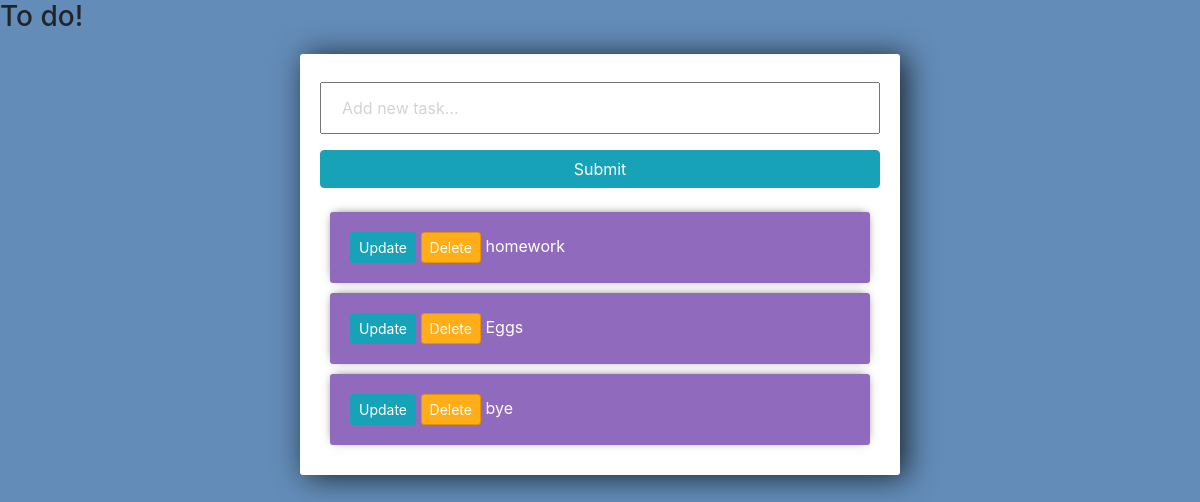
Before: / with the older database file.
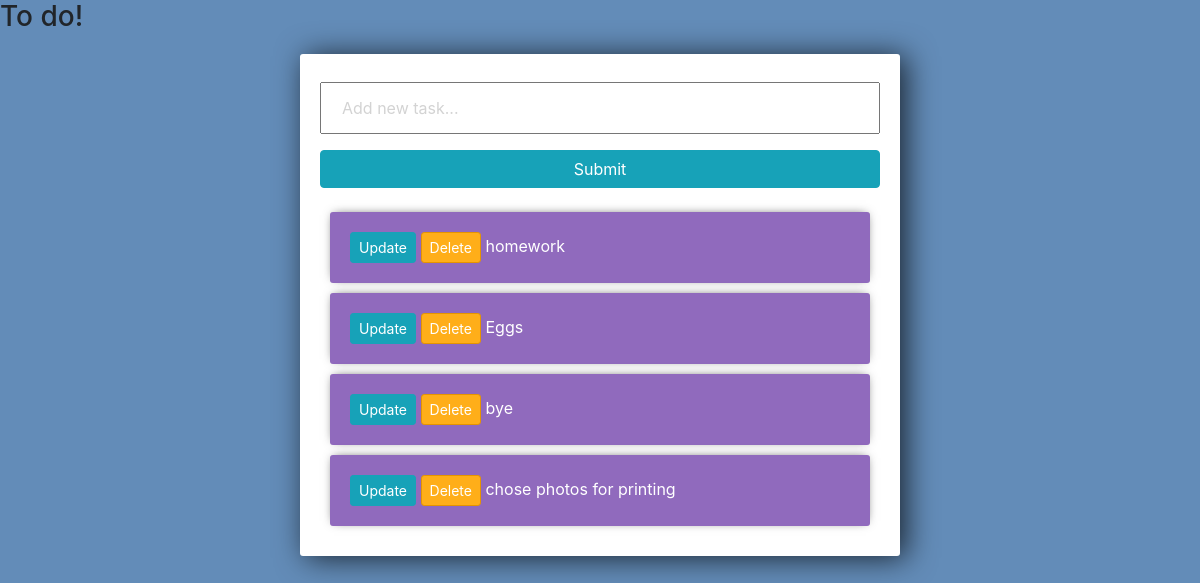
After: the same page with the newer database file.
### tasks/models.py (models this page shows)
class Task(models.Model):
    title = models.CharField(max_length=200)
    complete = models.BooleanField(default=False)
    created = models.DateTimeField(auto_now_add=True)
    def __str__(self):
        return self.title

### tasks/views.py (the view)
# urls.py: path('',views.index, name = "list"),
def index(request):
    tasks = Task.objects.all()
    form = TaskForm()
    context = {'tasks':tasks,'form':form}
    if request.method == 'POST':
        form = TaskForm(request.POST)
        if form.is_valid():
            form.save()
        return redirect('/')
    return render(request,'tasks/list.html',context)

### tasks/forms.py
class TaskForm(forms.ModelForm):
    title= forms.CharField(widget= forms.TextInput(attrs={'placeholder':'Add new task...'}))
    class Meta:
        model = Task
        fields = '__all__'

### tasks/templates/tasks/list.html (shortened to what this page needs)
<link rel="stylesheet" href="https://stackpath.bootstrapcdn.com/bootstrap/4.3.1/css/bootstrap.min.css">
<h3>To do!</h3>
<div class="center-column">
	<form method="POST" action="/">
		{{form.title}}
		<input class="btn btn-info" type="submit" name="Create Task">
	</form>
	<div class="todo-list">
	{% for task in tasks %}
		<div class="item-row">
			<a class="btn btn-sm btn-info" href="{% url 'update_task' task.id %}">Update</a>
			<a class="btn btn-sm btn-danger" href="{% url 'delete' task.id %}">Delete</a>
			{% if task.complete == True %}
			<strike>{{task}}</strike>
			{% else %}
			<span>{{task}}</span>
			{% endif %}
		</div>
	{% endfor %}
	</div>
</div>

### tasks/templates/tasks/list.html (style rules this page uses)
input { width: 100%; padding: 12px 20px; margin: 8px 0; box-sizing: border-box; }
input::placeholder { color: #d3d3d3; }
.center-column { width:600px; margin: 20px auto; padding:20px; background-color: #fff; border-radius: 3px; box-shadow: 6px 2px 30px 0px rgba(0,0,0,0.75); }
.item-row { background-color: #906abd; margin: 10px; padding: 20px; border-radius: 3px; color: #fff; font-size: 16px; box-shadow: 0px -1px 10px -4px rgba(0,0,0,0.75); }
.btn-danger { background-color: #ffae19; border-color: #e59400; }

Changed rows visible on the page:
added Task: title "chose photos for printing"
